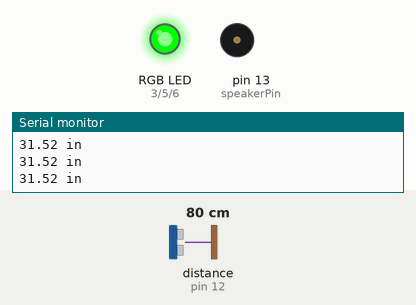
A sketch run on a simulated Arduino Uno, built with avr-gcc and run on an emulated ATmega328P. On the bench: an RGB LED mixed from three pins (HIGH = lit), buzzer (waves = sounding), the last lines printed to the serial monitor. Wiring (inferred from the names in the program): ultrasonic range finder: trigger pin 11; echo pin 12. Inputs (shaded band) come from the test bench; at power-on: distance to the obstacle (sensor on pin 12) 80 cm. The echo pulse lasts 58.3 µs per cm; pins used as bus, display or sensor lines are not drawn.

Above: at 1.2 s.
1.3 s: distance to the obstacle (sensor on pin 12) set to 53 cm
2.8 s: distance to the obstacle (sensor on pin 12) set to 47 cm
At 3.2 s:
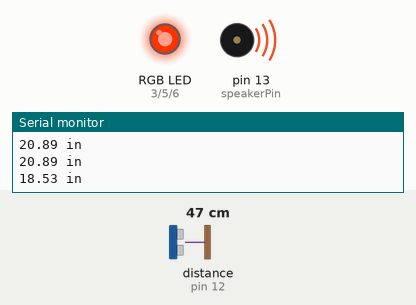
5.8 s: distance to the obstacle (sensor on pin 12) set to 27 cm
8.8 s: distance to the obstacle (sensor on pin 12) set to 24 cm
At 9.33 s:
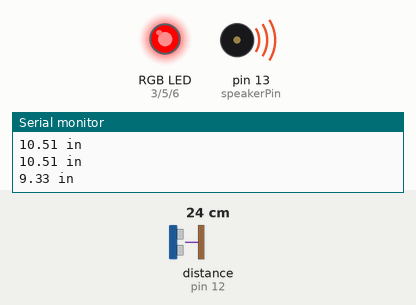
11.8 s: distance to the obstacle (sensor on pin 12) set to 60 cm
At 11.94 s:
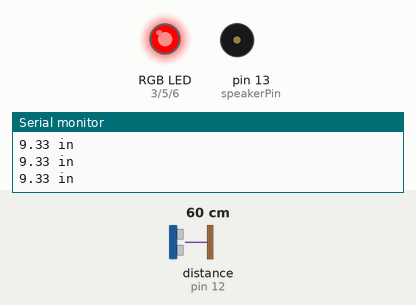
13.5 s: distance to the obstacle (sensor on pin 12) set to 2 cm
At 13.67 s:
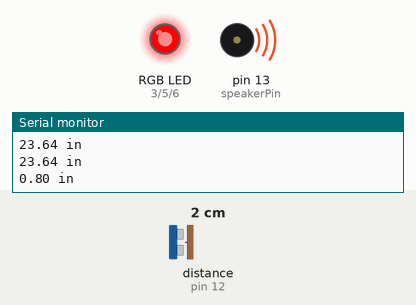
Timing chart, 0 to 17.5 s (numbered marks = the images above; inputs shaded):
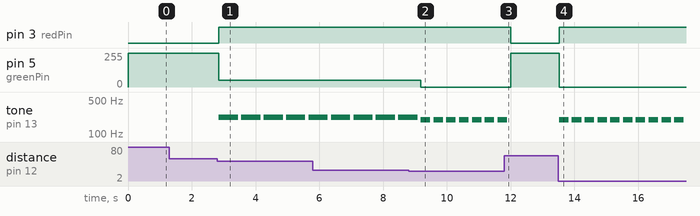

The sketch:

sketch_dec15aMotionAlarm.ino
```cpp
const int trigPin = 11;           //connects to the trigger pin on the distance sensor
const int echoPin = 12;           //connects to the echo pin on the distance sensor
const int redPin = 3;             //pin to control the red LED inside the RGB LED
const int greenPin = 5;           //pin to control the green LED inside the RGB LED
const int bluePin = 6;            //pin to control the blue LED inside the RGB LED
float distance = 0;               //stores the distance measured by the distance sensor
int speakerPin = 13;               //the pin that buzzer is connected to
void setup()
{
  Serial.begin (9600);        //set up a serial connection with the computer
  pinMode(trigPin, OUTPUT);   //the trigger pin will output pulses of electricity
  pinMode(echoPin, INPUT);    //the echo pin will measure the duration of pulses coming back from the distance sensor
  //set the RGB LED pins to output
  pinMode(redPin, OUTPUT);
  pinMode(greenPin, OUTPUT);
  pinMode(bluePin, OUTPUT);
  pinMode(speakerPin, OUTPUT);    //set the output pin for the speaker
}
void loop() {
  distance = getDistance();   //variable to store the distance measured by the sensor
  Serial.print(distance);     //print the distance that was measured
  Serial.println(" in");      //print units after the distance
  if (distance <= 10) {                       //if the object is close
    //make the RGB LED red
    analogWrite(redPin, 255);
    analogWrite(greenPin, 0);
    analogWrite(bluePin, 0);
   play('g', 2);
  } else if (10 < distance && distance < 20) { //if the object is a medium distance
    //make the RGB LED yellow
    analogWrite(redPin, 255);
    analogWrite(greenPin, 50);
    analogWrite(bluePin, 0);
     play('a', 4);
  } else {                                    //if the object is far away
    //make the RGB LED green
    analogWrite(redPin, 0);
    analogWrite(greenPin, 255);
    analogWrite(bluePin, 0);
  }
  delay(50);      //delay 50ms between each reading
}
//------------------FUNCTIONS-------------------------------
//RETURNS THE DISTANCE MEASURED BY THE HC-SR04 DISTANCE SENSOR
float getDistance()
{
  float echoTime;                   //variable to store the time it takes for a ping to bounce off an object
  float calculatedDistance;         //variable to store the distance calculated from the echo time
  //send out an ultrasonic pulse that's 10ms long
  digitalWrite(trigPin, HIGH);
  delayMicroseconds(10);
  digitalWrite(trigPin, LOW);
  echoTime = pulseIn(echoPin, HIGH);      //use the pulsein command to see how long it takes for the
                                          //pulse to bounce back to the sensor
  calculatedDistance = echoTime / 148.0;  //calculate the distance of the object that reflected the pulse (half the bounce time multiplied by the speed of sound)
  return calculatedDistance;              //send back the distance that was calculated
}
void play( char note, int beats)
{
  int numNotes = 14;  // number of notes in our note and frequency array (there are 15 values, but arrays start at 0)

  //Note: these notes are C major (there are no sharps or flats)

  //this array is used to look up the notes
  char notes[] = { 'c', 'd', 'e', 'f', 'g', 'a', 'b', 'C', 'D', 'E', 'F', 'G', 'A', 'B', ' '};
  //this array matches frequencies with each letter (e.g. the 4th note is 'f', the 4th frequency is 175)
  int frequencies[] = {131, 147, 165, 175, 196, 220, 247, 262, 294, 330, 349, 392, 440, 494, 0};

  int currentFrequency = 0;    //the frequency that we find when we look up a frequency in the arrays
  int beatLength = 150;   //the length of one beat (changing this will speed up or slow down the tempo of the song)

  //look up the frequency that corresponds to the note
  for (int i = 0; i < numNotes; i++)  // check each value in notes from 0 to 14
  {
    if (notes[i] == note)             // does the letter passed to the play function match the letter in the array?
    {
      currentFrequency = frequencies[i];   // Yes! Set the current frequency to match that note
    }
  }

  //play the frequency that matched our letter for the number of beats passed to the play function
  tone(speakerPin, currentFrequency, beats * beatLength);
  delay(beats * beatLength);  //wait for the length of the tone so that it has time to play
  delay(50);                  //a little delay between the notes makes the song sound more natural

}
```

Measured:
- the behaviour switches between 51 and 50 cm on distance to the obstacle (sensor on pin 12) (found by bisection; images 0 and 1)
- the behaviour switches between 26 and 25 cm on distance to the obstacle (sensor on pin 12) (found by bisection; images 1 and 2)
- after the input at 2.8 s, pin 3 (redPin): LOW → HIGH after 0.05 s; pin 5 (greenPin): 255/255 → 50/255 after 0.05 s; tone on pin 13 (speakerPin): alternates 220 Hz for 0.60 s and silent for 0.10 s, starting after 0.05 s
- after the input at 8.8 s, pin 5 (greenPin): 50/255 → 0/255 after 0.38 s; tone on pin 13 (speakerPin): alternates 196 Hz for 0.30 s and silent for 0.10 s, starting after 0.38 s
- after the input at 11.8 s, pin 3 (redPin): HIGH → LOW after 0.20 s; pin 5 (greenPin): 0/255 → 255/255 after 0.20 s; tone on pin 13 (speakerPin): goes on until 11.9 s, then stays silent
- after the input at 13.5 s, pin 3 (redPin): LOW → HIGH at once; pin 5 (greenPin): 255/255 → 0/255 at once; tone on pin 13 (speakerPin): alternates 196 Hz for 0.30 s and silent for 0.10 s, starting at once
